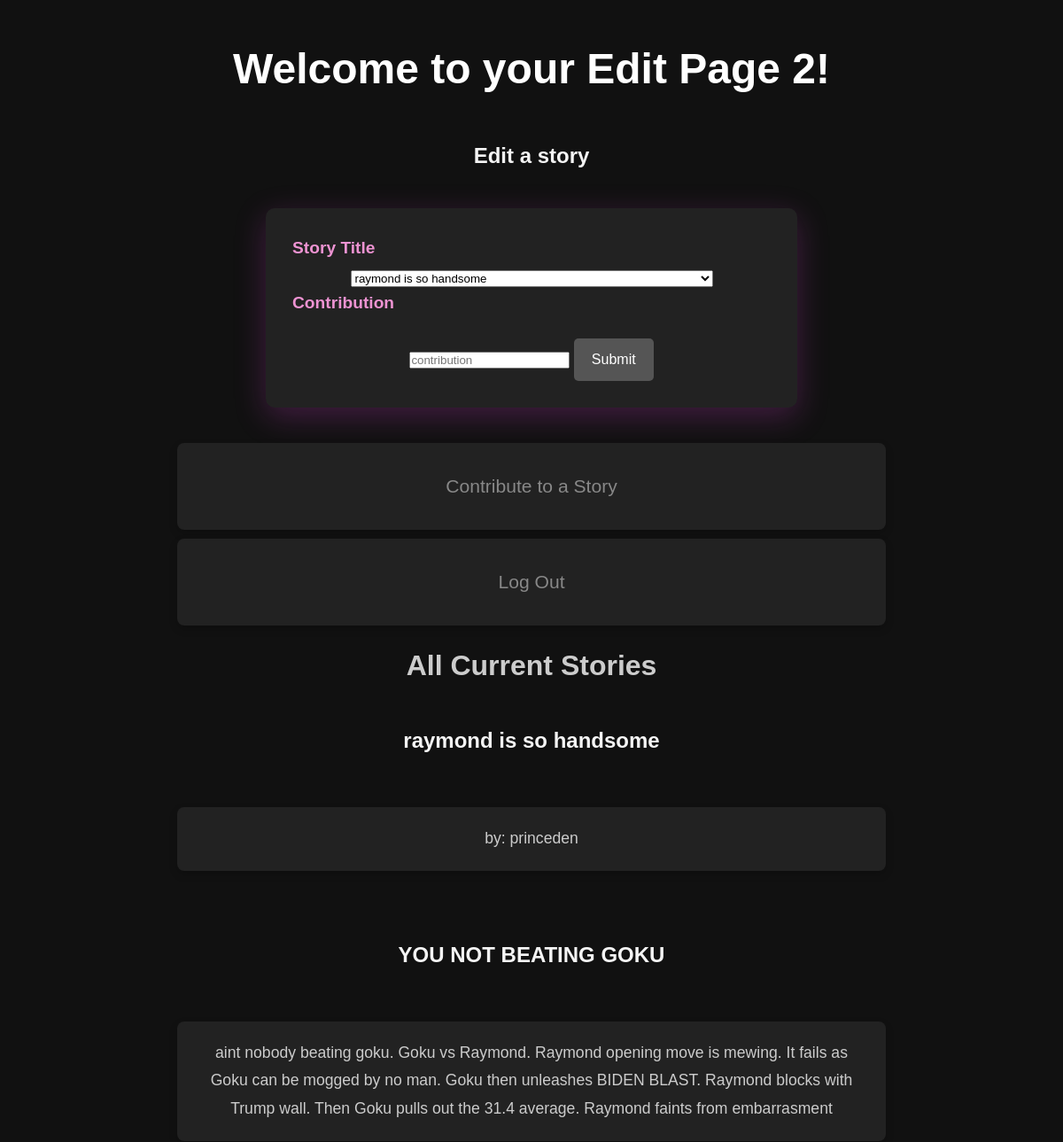
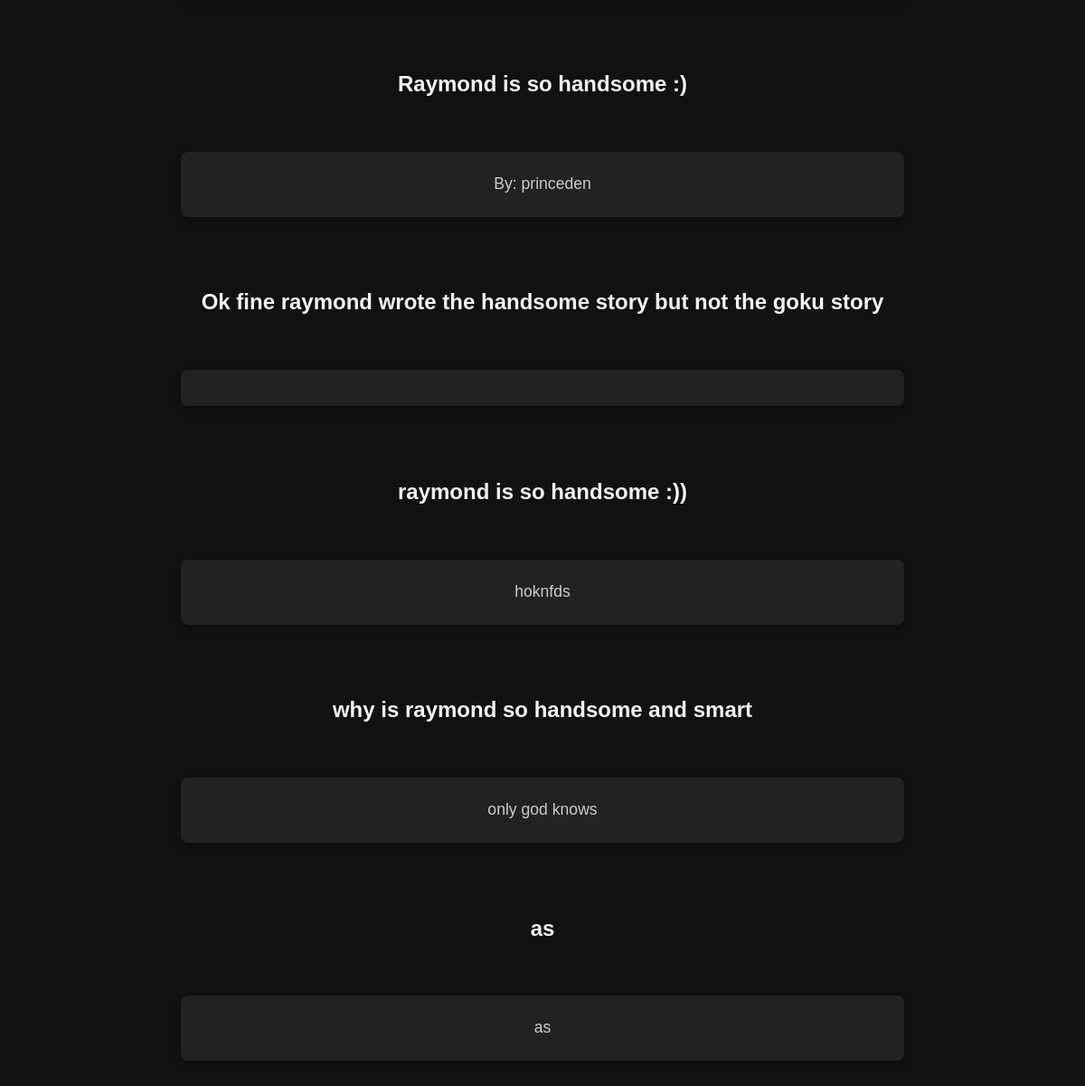
Screenshot of /edit_story (signed in) with the database file from the repository (2 pictures, top to bottom).
### tables this page shows
CREATE TABLE stories(story_id INTEGER PRIMARY KEY, title TEXT NOT NULL, content TEXT NOT NULL, user_id INTEGER, FOREIGN KEY (user_id) REFERENCES users(user_id));

### app/__init__.py (the view)
@app.route("/edit_story",  methods=['POST', 'GET'])
def edit_story():
    return render_template('edit_story.html', user = session["username"], stories = db_helpers.open_stories(session["user_id"]))

### app/db_helpers.py (called while the page is built)
def contributed_to_story(user_id, story_id):
    rows = []
    c.execute(f"SELECT * FROM stories WHERE story_id = {int(story_id)} AND user_id = {int(user_id)}")
    rows.append(c.fetchall())
    c.execute(f"SELECT * FROM contributions WHERE user_id = {user_id} AND story_id = {story_id}")
    rows.append(c.fetchall())
    for i in rows:
        if len(i) != 0:
            return True
    return False

def get_recent_contribution(story_id):
    c.execute(f"SELECT title, content FROM stories WHERE story_id = {story_id}")
    story = c.fetchall()[0]
    complete_story = {}
    complete_story["title"] = story[0]
    complete_story["content"] = ""
    c.execute(f"SELECT contribution FROM contributions WHERE story_id = {story_id}")
    contributions = c.fetchall()
    print(contributions)
    print(len(contributions))
    if len(contributions) == 0:
        complete_story["content"] = story[1]
    else:
        i = contributions[-1]
        complete_story["content"] = complete_story["content"] + " " + i[0]
    return complete_story

def open_stories(user_id):
    stories = []
    c.execute(f"SELECT story_id FROM stories")
    story_ids = c.fetchall()
    for id in story_ids:
        if not contributed_to_story(user_id, id[0]):
            stories.append(get_recent_contribution(id[0]))
    return stories

### app/templates/edit_story.html (shortened to what this page needs)
<!DOCTYPE html>
<html>
  <head>
    <link rel="stylesheet" href="static/styles.css">
  </head>
  <body>
    <h1>
        Welcome to your Edit Page {{ user }}!
    </h1>
    <h3> Edit a story</h3>
    <form id = "edit" action="/edited_story" method="POST">
        <label for="story_title"><b>Story Title</b></label>
        <select name="story_title" id="story_title">
            {% for story in stories %}
            <option value= "{{story['title']}}" >{{story['title']}}</option>
            {%endfor%}
          </select>
      <label for="contribution"><b>Contribution</b></label>
      <input type="contribution" placeholder="contribution" name="contribution">
      <button type="submit" name="sub1" value="submit">Submit</button>
    </form>
  <p>
    <a href="/edit_story">Contribute to a Story</a>
</p>
  <p>
      <a href="/logout">Log Out </a>
  </p>
  <h2> All Current Stories</h2>
    {% for story in stories %}
    <h3> {{story['title']}} </h3> <br>
     <p>{{story['content']}}</p>
    <br>
    {%endfor%}
  </body>

### app/static/styles.css (style rules this page uses)
* { margin: 0; padding: 0; box-sizing: border-box; font-family: Arial, sans-serif; }
body { background-color: #111; color: #f4f4f4; padding: 0; line-height: 1.6; text-align: center; }
h1 { font-size: 3em; font-weight: bold; color: #ffffff; margin-top: 40px; }
h2, h3 { font-size: 2em; color: #cccccc; margin: 20px 0; }
form { background-color: #222; padding: 30px; margin: 40px auto; border-radius: 10px; box-shadow: 0 4px 15px rgba(0, 0, 0, 0.3); max-width: 600px; }
form[id="login"], form[id="logout"], form[id="edit"], form[id="home"] { background-color: #222; padding: 30px; margin: 40px auto; border-radius: 10px; box-shadow: 0 10px 35px rgba(180, 56, 174, 0.3); max-width: 600px; }
form label { display: block; color: #888888; font-weight: bold; font-size: 1.2em; margin-bottom: 5px; text-align: left; }
form button[type="submit"], form input[type="submit"] { background-color: #555; color: white; font-size: 1em; padding: 15px 20px; margin-top: 20px; border: none; border-radius: 5px; cursor: pointer; transition: background-color 0.3s; }
label[for="passwordLN"], label[for="usernameLN"], label[for="title"], label[for="content"], label[for="story_title"], label[for="contribution"] { display: block; color: #ed93d2; font-weight: bold; font-size: 1.2em; margin-bottom: 5px; text-align: left; }
a { color: #888; text-decoration: none; font-size: 1.2em; padding: 10px; display: inline-block; transition: color 0.3s; }
h3 { font-size: 1.5em; color: #f4f4f4; margin-top: 40px; }
p { background-color: #222; padding: 20px; border-radius: 8px; font-size: 1.1em; color: #cccccc; line-height: 1.8; max-width: 800px; margin: 10px auto; box-shadow: 0 4px 10px rgba(0, 0, 0, 0.2); }

### rows the page displays
stories: title "raymond is so handsome", content "by: princeden"
stories: title "YOU NOT BEATING GOKU", content "aint nobody beating goku. Goku vs Raymond. Raymond opening move is mewing. It fails as Goku can be mogged by no man. Goku then unleashes BIDEN BLAST. Raymond blocks with Trump wall. Then Goku pulls out the 31.4 average. Raymond faints from embarrasment"
stories: title "Raymond is so handsome :)", content "By: princeden"
stories: title "Ok fine raymond wrote the handsome story but not the goku story"
stories: title "raymond is so handsome :))", content "hoknfds"
stories: title "why is raymond so handsome and smart", content "only god knows"
stories: title "as", content "as"

### other values shown
{{ user }} "2"
form field story_title "raymond is so handsome"
